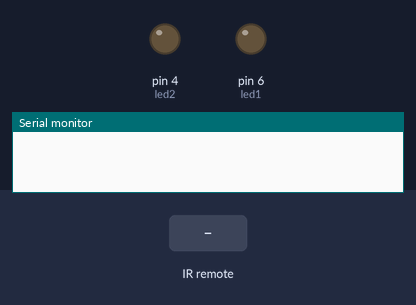
A sketch run on a simulated Arduino Uno, built with avr-gcc and run on an emulated ATmega328P. Shown: output pins drawn as LEDs (lit = HIGH), the last lines printed to the serial monitor. The inputs (shaded band) are chosen by the test bench.

Above: at 1.2 s.
1.3 s: infrared code 0x59 received
At 1.6 s:
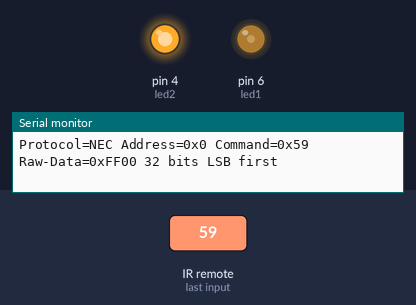
2.8 s: infrared code 0x19 received
At 3.9 s:
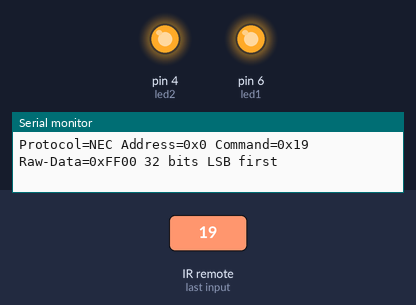
Timing chart, 0 to 5.8 s (numbered marks = the images above; inputs shaded):
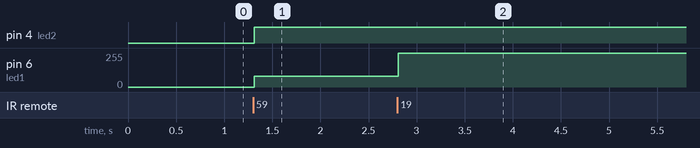

Measured:
- after the input at 1.3 s, pin 4 (led2): LOW → HIGH at once; pin 6 (led1): 0/255 → 80/255 at once
- after the input at 2.8 s, pin 6 (led1): 80/255 → 255/255 at once

The sketch:

Basic_Primary_with_Brake_Light_IR_Controlled.ino
```cpp
#define DECODE_NEC
#include <Arduino.h>

#include <IRremote.hpp>
#define IR_RECEIVE_PIN 2

const int led1 = 6;
const int led2 = 4;
int currentBrightness = 0;
bool led1State = false;

void setup() {
  Serial.begin(9600);
  IrReceiver.begin(IR_RECEIVE_PIN, ENABLE_LED_FEEDBACK);
  pinMode(led1, OUTPUT);
  pinMode(led2, OUTPUT);

  analogWrite(led1, currentBrightness);
  digitalWrite(led2, LOW);
}

void loop() {
  if (IrReceiver.decode()) {

    IrReceiver.printIRResultShort(&Serial);
        IrReceiver.printIRSendUsage(&Serial);
        if (IrReceiver.decodedIRData.protocol == UNKNOWN) {
            Serial.println(F("Received noise or an unknown (or not yet enabled) protocol"));
            // We have an unknown protocol here, print more info
            IrReceiver.printIRResultRawFormatted(&Serial, true);
        }
        Serial.println();

    IrReceiver.resume();

    if (IrReceiver.decodedIRData.command == 0x59) {

        if (currentBrightness == 0 || currentBrightness == 255) {
          analogWrite(led1, 80);
          currentBrightness = 80;
          digitalWrite(led2, HIGH);
          led1State = true;
        } else {
          analogWrite(led1, 0);
          currentBrightness = 0;
          digitalWrite(led2, LOW);
          led1State = false;
        }
    }
    else if (IrReceiver.decodedIRData.command == 0x19) {
        if (led1State) {
          if (currentBrightness == 80) {
            analogWrite(led1, 255);
            currentBrightness = 255;
          } else {
            analogWrite(led1, 80);
            currentBrightness = 80;
          }
        } else {
          if (currentBrightness == 0) {
            analogWrite(led1, 255);
            currentBrightness = 255;
          } else {
            analogWrite(led1, 0);
            currentBrightness = 0;
          }
        }
    }

 }
}
```
